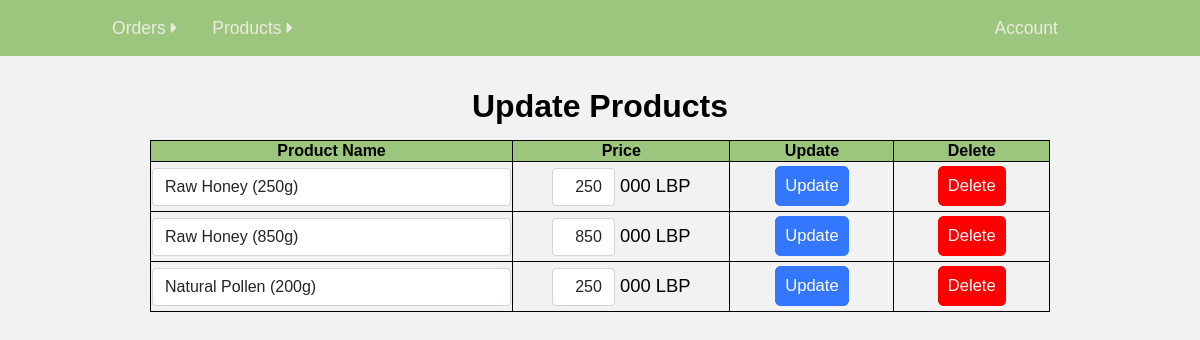
The app's page /update-products (signed in), older data.
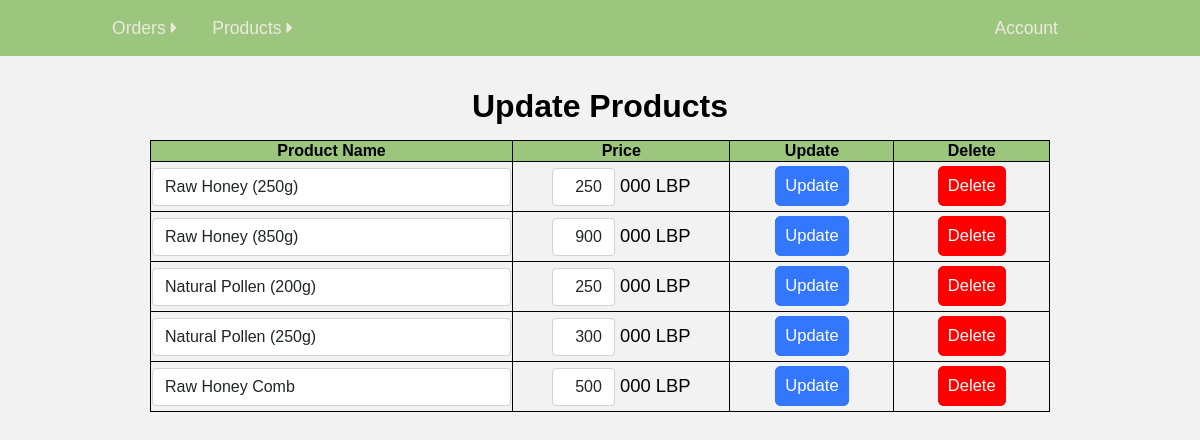
The same page, newer data.
### conceptb/models.py (models this page shows, shortened)
class Product(db.Model):
    id = db.Column(db.Integer, primary_key=True)
    name = db.Column(db.String, nullable=False)
    price = db.Column(db.Integer, nullable=False)
    imageURL = db.Column(db.String, nullable=False)
    is_deleted = db.Column(db.Boolean, default=False)
    items = db.relationship('OrderItem', backref='product', lazy=True)

### conceptb/routes.py (the view)
@app.route('/update-products')
@login_required
def update_products():
    if current_user.is_admin == False:
        abort(403)
    products = Product.query.filter_by(is_deleted=False).all()
    return render_template('update_products.html', products=products)

### conceptb/models.py (called while the page is built)
@login_manager.user_loader
def load_user(user_id):
    return User.query.get(int(user_id))

### conceptb/templates/update_products.html
{% extends "layout_admin.html" %}
{% block content %}
<h1>Update Products</h1>
<table style="margin-top: 15px;">
    <tr>
        <th>Product Name</th>
        <th>Price</th>
        <th>Update</th>
        <th>Delete</th>
    </tr>
    {% for product in products %}
        <tr style="height: 50px;">
            <td class="center"><input class="form-control" type="text" id="name{{product.id}}" value="{{ product.name }}"></td>
            <td class="center">
                <input class="price-input" type="number" id="price{{product.id}}" value="{{ product.price }}">
                <span> 000 LBP</span>
            </td>
            <td class="center"><a class="btn-add" href="#" onclick="updateProduct({{ product.id|tojson }})">Update</a></td>
            <td class="center"><a class="btn-delete" href="/delete-product/{{product.id}}">Delete</a></td>
        </tr>
    {% endfor %}
</table>
{% endblock %}

Row changes from the older to the newer data that the page shows:
changed Product "Raw Honey (850g)": price "850" → "900"
now on this page (row edited): Product: name "Natural Pollen (250g)", price "300"
now on this page (row edited): Product: name "Raw Honey Comb", price "500"
